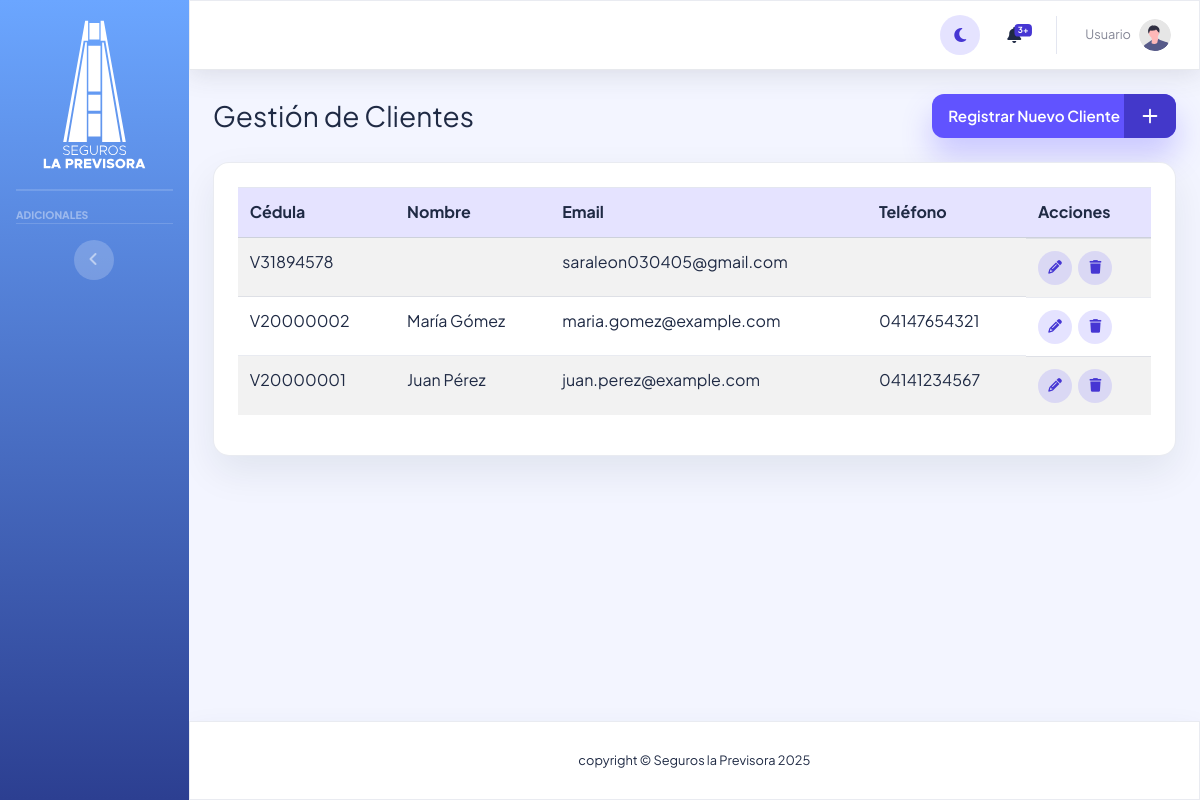
/vista/gestionCliente.php, run on an earlier commit of the app's database.
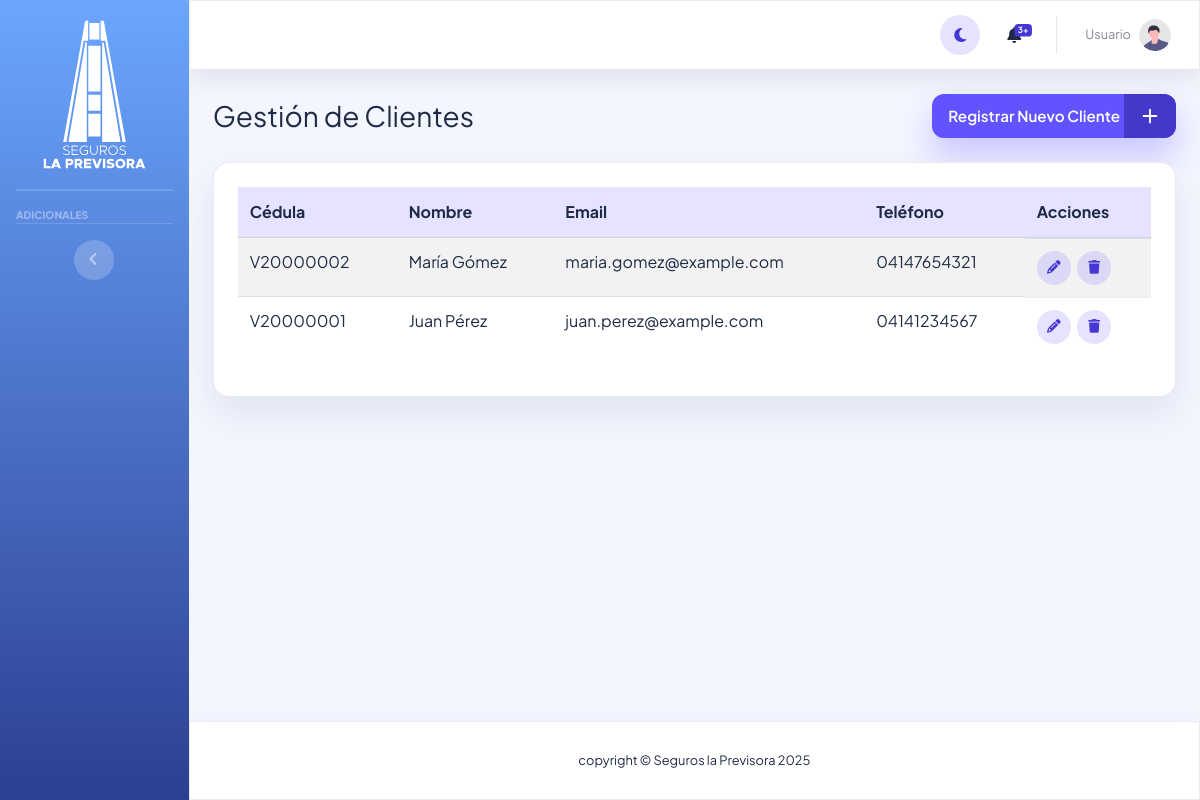
And on a later commit of the database.
### tables this page shows
CREATE TABLE `usuario` (
  `cedula` varchar(20) NOT NULL,
  `email` varchar(255) NOT NULL,
  `password_hash` varchar(255) NOT NULL,
  `activo` tinyint(1) DEFAULT 1,
  `id_rol` int(10) UNSIGNED NOT NULL,
  `foto_perfil` varchar(255) DEFAULT 'undraw_profile.svg'
);

### modelo/modeloUsuario.php (called while the page is built, shortened)
<?php
require_once dirname(__DIR__) . '/config/conexion.php';
class modeloUsuario {
    private $db;
    public function __construct(array $data = null) {
        if ($data) {
            $this->cedula = $data['cedula'] ?? null;
            $this->nombre = $data['nombre'] ?? null;
            $this->apellido = $data['apellido'] ?? null;
            $this->email = $data['email'] ?? null;
            $this->password_hash = $data['password_hash'] ?? null;
            $this->telefono = $data['telefono'] ?? null;
            $this->id_rol = $data['id_rol'] ?? null;
            $this->nombre_rol = $data['nombre_rol'] ?? null;
            $this->foto_perfil = $data['foto_perfil'] ?? null;
        } else {
            try {
                $base_datos = new Base_Datos();
                $this->db = $base_datos->Conexion_Base_Datos();
            } catch (\Exception $e) {
                error_log('Error al inicializar la conexión en modeloUsuario: ' . $e->getMessage());
                $this->db = null;
            }
        }
    }
    public function obtenerTodosLosUsuarios() {
        $sql = 'SELECT
                    u.cedula,
                    u.email,
                    u.activo,
                    u.id_rol,
                    u.foto_perfil,
                    r.nombre_rol,
                    ag.nombre AS agente_nombre,
                    ag.apellido AS agente_apellido,
                    ag.telefono AS agente_telefono,
                    ad.nombre AS admin_nombre,
                    ad.apellido AS admin_apellido,
                    ad.telefono AS admin_telefono,
                    cl.nombre AS cliente_nombre,
                    cl.apellido AS cliente_apellido,
                    cl.telefono AS cliente_telefono,
                    COALESCE(ag.nombre, ad.nombre, cl.nombre, \'\') AS nombre,
                    COALESCE(ag.apellido, ad.apellido, cl.apellido, \'\') AS apellido,
                    COALESCE(ag.telefono, ad.telefono, cl.telefono, \'\') AS telefono
                FROM usuario u
                JOIN rol r ON u.id_rol = r.id_rol
                LEFT JOIN agente ag ON u.cedula = ag.cedula_agente
                LEFT JOIN administrador ad ON u.cedula = ad.cedula_admin
                LEFT JOIN cliente cl ON u.cedula = cl.cedula_asegurado
                ORDER BY apellido, nombre';
        try {
            $stmt = $this->db->prepare($sql);
            $stmt->execute();
            return $stmt->fetchAll(PDO::FETCH_ASSOC);
        } catch (\PDOException $e) {
            error_log('Error de DB al obtener todos los usuarios: ' . $e->getMessage());
            return false;
        }
    }
}

### config/conexion.php (called while the page is built, shortened)
<?php
  class Base_Datos{
    private $Nombre_Servidor = "localhost";
    private $Nombre_Base_Datos = "seguros_la_previsora";
    private $Nombre_Usuario = "root";
    private $Pass = "";
    public function Conexion_Base_Datos(){
       $this->Conexion = null;
       try{
             $this-> Conexion = new PDO("mysql:host={$this->Nombre_Servidor};dbname={$this->Nombre_Base_Datos}",
             $this->Nombre_Usuario,
             $this->Pass
        );
        $this->Conexion->setAttribute(PDO::ATTR_ERRMODE, PDO::ERRMODE_EXCEPTION);
       }catch(PDOException $e){
         die ("Error de Conexion:" . $e->getMessage());
       }
       return $this->Conexion;
    }
    }
?>

### vista/gestionCliente.php (the view, shortened to what the changed rows need)
<?php
require_once __DIR__ . '/parte_superior.php';
require_once dirname(__DIR__) . '/modelo/modeloUsuario.php';
$modeloUsuario = new ModeloUsuario();
$todosLosUsuarios = $modeloUsuario->obtenerTodosLosUsuarios();
$clientes = [];
if (is_array($todosLosUsuarios)) {
    $clientes = array_values(array_filter($todosLosUsuarios, function ($usuario) {
        $rol = strtolower($usuario['rol'] ?? ($usuario['nombre_rol'] ?? ''));
        $activo = isset($usuario['activo']) ? (int) $usuario['activo'] : 1;
        return ($rol === 'cliente' || $rol === 'asegurado') && $activo === 1;
    }));
}
?>
<div class="container-fluid">
  <div class="d-sm-flex align-items-center justify-content-between mb-4">
    <h1 class="h3 mb-0 text-gray-800">Gestión de Clientes</h1>
  </div>
  <div class="card card-neo mb-4">
    <div class="card-body">
      <div class="table-responsive">
        <table class="table table-striped table-hover align-middle" id="clientsTable">
          <thead>
            <tr>
              <th>Cédula</th>
              <th>Nombre</th>
              <th>Email</th>
              <th>Teléfono</th>
              <th>Acciones</th>
            </tr>
          </thead>
          <tbody>
            <?php foreach ($clientes as $cliente): ?>
              <?php $nombreCompletoCliente = trim(($cliente['nombre'] ?? '') . ' ' . ($cliente['apellido'] ?? '')); ?>
              <tr>
                <td><?= htmlspecialchars($cliente['cedula'] ?? ''); ?></td>
                <td><?= htmlspecialchars($nombreCompletoCliente); ?></td>
                <td><?= htmlspecialchars($cliente['email'] ?? ''); ?></td>
                <td><?= htmlspecialchars($cliente['telefono'] ?? ''); ?></td>
                <td class="table-action-buttons">
                  <button type="button"
                          class="action-icon action-icon--edit editClientBtn"
                          data-cedula="<?= htmlspecialchars($cliente['cedula'] ?? ''); ?>"
                          data-nombre="<?= htmlspecialchars($cliente['nombre'] ?? ''); ?>"
                          data-apellido="<?= htmlspecialchars($cliente['apellido'] ?? ''); ?>"
                          data-email="<?= htmlspecialchars($cliente['email'] ?? ''); ?>"
                          data-telefono="<?= htmlspecialchars($cliente['telefono'] ?? ''); ?>"
                          data-direccion="<?= htmlspecialchars($cliente['direccion'] ?? ''); ?>"
                          data-fecha_nacimiento="<?= htmlspecialchars($cliente['fecha_nacimiento'] ?? ''); ?>"
                          data-toggle="modal"
                          data-target="#modalEditarCliente"
                          title="Editar Cliente"
                          aria-label="Editar cliente">
                    <i class="fas fa-pencil-alt"></i>
                  </button>
                  <button type="button"
                          class="action-icon action-icon--delete deleteClientBtn"
                          data-cedula="<?= htmlspecialchars($cliente['cedula'] ?? ''); ?>"
                          data-nombre="<?= htmlspecialchars($nombreCompletoCliente); ?>"
                          title="Desactivar Cliente"
                          aria-label="Desactivar cliente">
                    <i class="fas fa-trash"></i>
                  </button>
                </td>
              </tr>
            <?php endforeach; ?>
          </tbody>
        </table>
      </div>
    </div>
  </div>
</div>
<?php
$extra_scripts = <<<EOT
<link rel="stylesheet" href="https://cdn.datatables.net/1.13.6/css/jquery.dataTables.min.css">
EOT;
require_once __DIR__ . '/parte_inferior.php';
?>

What changed in the data, as far as the page shows it:
removed usuario: cedula "V31894578", email "saraleon030405@gmail.com"
